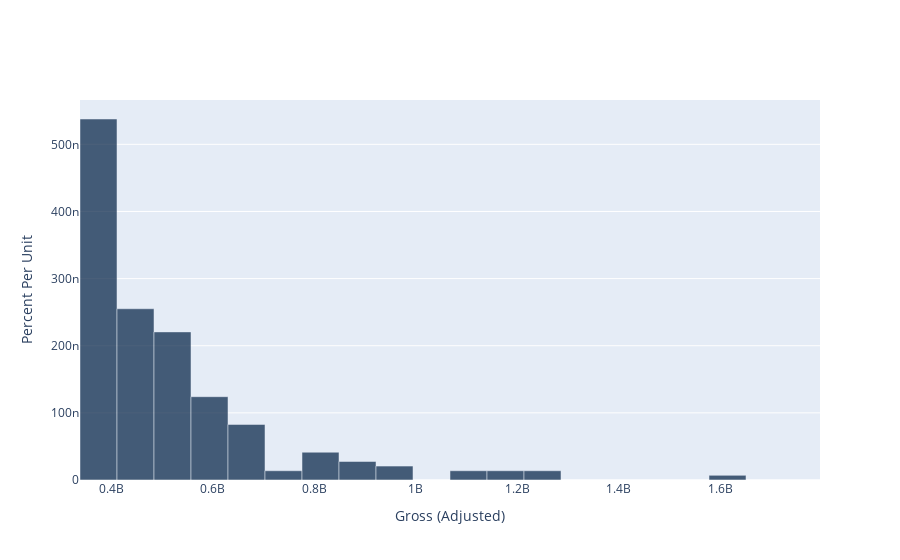

Write notebook code for a chart like this one.
### Markdown cell above
## Exploring Data Distributions

### Code cell
top_movies.ihist("Gross (Adjusted)", bins=20)
